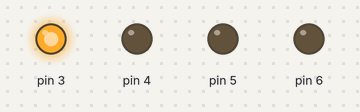
Bench run of a sketch on a simulated Arduino Uno, built with avr-gcc and run on an emulated ATmega328P. Shown: output pins drawn as LEDs (lit = HIGH).

Above: at 0.1 s.
At 0.6 s:
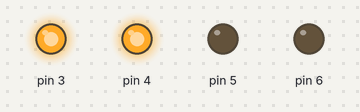
At 1.1 s:
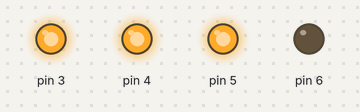
At 1.6 s:
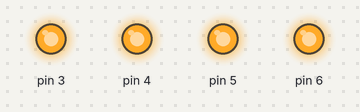
Timing chart, 0 to 3.1 s (numbered marks = the images above):
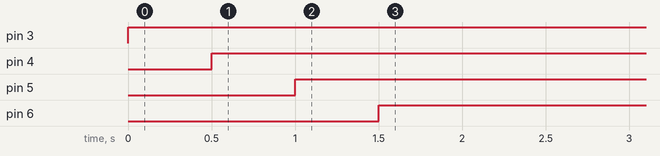

The sketch:

sketch_jan18b.ino
```cpp
void setup() {
  // put your setup code here, to run once:
  digitalWrite(3, LOW);
  pinMode(3,OUTPUT);
  digitalWrite(4, LOW);
  pinMode(4,OUTPUT);
  digitalWrite(5, LOW);
  pinMode(5,OUTPUT);
  digitalWrite(6, LOW);
  pinMode(6,OUTPUT);


}

void loop() {
  // put your main code here, to run repeatedly:
      for(int i=3;i<=6;i++){
      digitalWrite(i,HIGH);
      delay(1000/2);
      }
      /*for(int i=6;i>=3;i--){
      digitalWrite(i,LOW);
      delay(1000/2);
      }*/
}
```

Measured:
- by itself, pin 3: LOW → HIGH at 0.00 s
- by itself, pin 4: LOW → HIGH at 0.50 s
- by itself, pin 5: LOW → HIGH at 1.0 s
- by itself, pin 6: LOW → HIGH at 1.5 s
